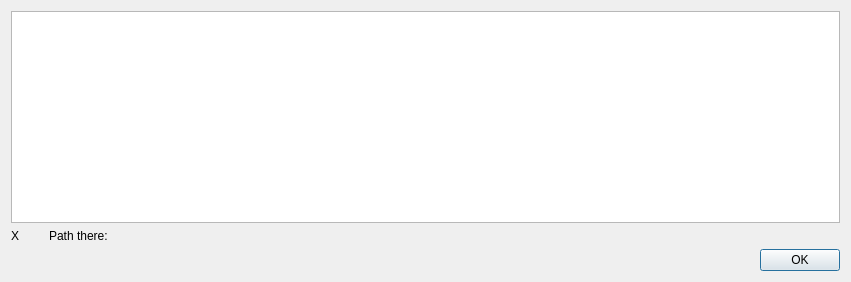
<?xml version="1.0" encoding="UTF-8"?>
<ui version="4.0">
 <class>Dialog</class>
 <widget class="QDialog" name="Dialog">
  <property name="geometry">
   <rect>
    <x>0</x>
    <y>0</y>
    <width>851</width>
    <height>282</height>
   </rect>
  </property>
  <property name="windowTitle">
   <string>Dialog</string>
  </property>
  <layout class="QVBoxLayout" name="verticalLayout">
   <item>
    <widget class="QListWidget" name="listWidget"/>
   </item>
   <item>
    <layout class="QHBoxLayout" name="horizontalLayout">
     <item>
      <widget class="QLabel" name="lblImage">
       <property name="maximumSize">
        <size>
         <width>32</width>
         <height>16777215</height>
        </size>
       </property>
       <property name="text">
        <string>X</string>
       </property>
      </widget>
     </item>
     <item>
      <widget class="QLabel" name="lblName">
       <property name="maximumSize">
        <size>
         <width>2500</width>
         <height>16777215</height>
        </size>
       </property>
       <property name="text">
        <string>Path there:</string>
       </property>
      </widget>
     </item>
    </layout>
   </item>
   <item>
    <widget class="QDialogButtonBox" name="buttonBox">
     <property name="standardButtons">
      <set>QDialogButtonBox::Ok</set>
     </property>
    </widget>
   </item>
  </layout>
 </widget>
 <resources/>
 <connections/>
</ui>
